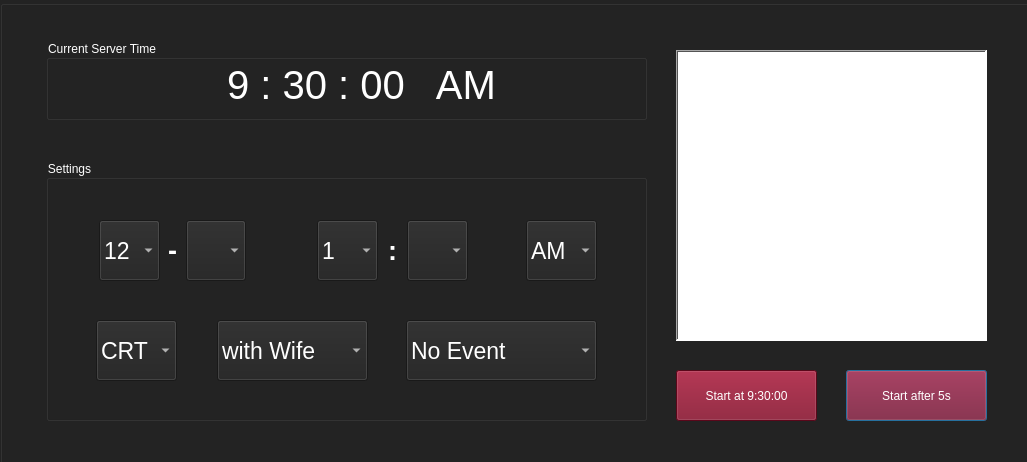
<?xml version="1.0" encoding="UTF-8"?>
<ui version="4.0">
 <class>Dialog</class>
 <widget class="QDialog" name="Dialog">
  <property name="geometry">
   <rect>
    <x>0</x>
    <y>0</y>
    <width>1027</width>
    <height>462</height>
   </rect>
  </property>
  <property name="sizePolicy">
   <sizepolicy hsizetype="Fixed" vsizetype="Fixed">
    <horstretch>0</horstretch>
    <verstretch>0</verstretch>
   </sizepolicy>
  </property>
  <property name="minimumSize">
   <size>
    <width>1027</width>
    <height>462</height>
   </size>
  </property>
  <property name="maximumSize">
   <size>
    <width>1027</width>
    <height>462</height>
   </size>
  </property>
  <property name="windowTitle">
   <string>Welcome to Paul</string>
  </property>
  <widget class="QGroupBox" name="groupBox_2">
   <property name="geometry">
    <rect>
     <x>0</x>
     <y>0</y>
     <width>1031</width>
     <height>481</height>
    </rect>
   </property>
   <property name="styleSheet">
    <string notr="true">background-color: rgb(35, 35, 35);
color: rgb(255, 255, 255);</string>
   </property>
   <property name="title">
    <string/>
   </property>
   <widget class="QPushButton" name="restart">
    <property name="geometry">
     <rect>
      <x>846</x>
      <y>370</y>
      <width>141</width>
      <height>51</height>
     </rect>
    </property>
    <property name="styleSheet">
     <string notr="true">background-color: rgb(126, 10, 37);
color: rgb(255, 255, 255);</string>
    </property>
    <property name="text">
     <string>Start after 5s</string>
    </property>
   </widget>
   <widget class="QGroupBox" name="groupBox">
    <property name="geometry">
     <rect>
      <x>46</x>
      <y>40</y>
      <width>601</width>
      <height>80</height>
     </rect>
    </property>
    <property name="title">
     <string>Current Server Time</string>
    </property>
    <widget class="QLabel" name="current_server_time">
     <property name="geometry">
      <rect>
       <x>120</x>
       <y>24</y>
       <width>391</width>
       <height>41</height>
      </rect>
     </property>
     <property name="font">
      <font>
       <pointsize>30</pointsize>
      </font>
     </property>
     <property name="text">
      <string>9 : 30 : 00   AM</string>
     </property>
     <property name="alignment">
      <set>Qt::AlignCenter</set>
     </property>
    </widget>
   </widget>
   <widget class="QGroupBox" name="groupbox">
    <property name="geometry">
     <rect>
      <x>46</x>
      <y>160</y>
      <width>601</width>
      <height>261</height>
     </rect>
    </property>
    <property name="title">
     <string>Settings</string>
    </property>
    <widget class="QLabel" name="label_2">
     <property name="geometry">
      <rect>
       <x>116</x>
       <y>70</y>
       <width>21</width>
       <height>41</height>
      </rect>
     </property>
     <property name="font">
      <font>
       <pointsize>20</pointsize>
       <bold>true</bold>
      </font>
     </property>
     <property name="text">
      <string>-</string>
     </property>
     <property name="alignment">
      <set>Qt::AlignCenter</set>
     </property>
    </widget>
    <widget class="QComboBox" name="day">
     <property name="geometry">
      <rect>
       <x>140</x>
       <y>60</y>
       <width>60</width>
       <height>61</height>
      </rect>
     </property>
     <property name="font">
      <font>
       <pointsize>17</pointsize>
      </font>
     </property>
     <property name="currentIndex">
      <number>-1</number>
     </property>
    </widget>
    <widget class="QLabel" name="label">
     <property name="geometry">
      <rect>
       <x>336</x>
       <y>70</y>
       <width>21</width>
       <height>41</height>
      </rect>
     </property>
     <property name="font">
      <font>
       <pointsize>20</pointsize>
       <bold>true</bold>
      </font>
     </property>
     <property name="text">
      <string>:</string>
     </property>
     <property name="alignment">
      <set>Qt::AlignCenter</set>
     </property>
    </widget>
    <widget class="QComboBox" name="meridium">
     <property name="geometry">
      <rect>
       <x>480</x>
       <y>60</y>
       <width>71</width>
       <height>61</height>
      </rect>
     </property>
     <property name="font">
      <font>
       <pointsize>17</pointsize>
      </font>
     </property>
     <property name="currentIndex">
      <number>0</number>
     </property>
     <item>
      <property name="text">
       <string>AM</string>
      </property>
     </item>
     <item>
      <property name="text">
       <string>PM</string>
      </property>
     </item>
    </widget>
    <widget class="QComboBox" name="month">
     <property name="geometry">
      <rect>
       <x>53</x>
       <y>60</y>
       <width>61</width>
       <height>61</height>
      </rect>
     </property>
     <property name="font">
      <font>
       <pointsize>17</pointsize>
      </font>
     </property>
     <property name="currentIndex">
      <number>11</number>
     </property>
     <property name="insertPolicy">
      <enum>QComboBox::InsertAtBottom</enum>
     </property>
     <item>
      <property name="text">
       <string>1</string>
      </property>
     </item>
     <item>
      <property name="text">
       <string>2</string>
      </property>
     </item>
     <item>
      <property name="text">
       <string>3</string>
      </property>
     </item>
     <item>
      <property name="text">
       <string>4</string>
      </property>
     </item>
     <item>
      <property name="text">
       <string>5</string>
      </property>
     </item>
     <item>
      <property name="text">
       <string>6</string>
      </property>
     </item>
     <item>
      <property name="text">
       <string>7</string>
      </property>
     </item>
     <item>
      <property name="text">
       <string>8</string>
      </property>
     </item>
     <item>
      <property name="text">
       <string>9</string>
      </property>
     </item>
     <item>
      <property name="text">
       <string>10</string>
      </property>
     </item>
     <item>
      <property name="text">
       <string>11</string>
      </property>
     </item>
     <item>
      <property name="text">
       <string>12</string>
      </property>
     </item>
    </widget>
    <widget class="QComboBox" name="hour">
     <property name="geometry">
      <rect>
       <x>271</x>
       <y>60</y>
       <width>61</width>
       <height>61</height>
      </rect>
     </property>
     <property name="font">
      <font>
       <pointsize>17</pointsize>
      </font>
     </property>
     <property name="currentIndex">
      <number>0</number>
     </property>
     <item>
      <property name="text">
       <string>1</string>
      </property>
     </item>
     <item>
      <property name="text">
       <string>2</string>
      </property>
     </item>
     <item>
      <property name="text">
       <string>3</string>
      </property>
     </item>
     <item>
      <property name="text">
       <string>4</string>
      </property>
     </item>
     <item>
      <property name="text">
       <string>5</string>
      </property>
     </item>
     <item>
      <property name="text">
       <string>6</string>
      </property>
     </item>
     <item>
      <property name="text">
       <string>7</string>
      </property>
     </item>
     <item>
      <property name="text">
       <string>8</string>
      </property>
     </item>
     <item>
      <property name="text">
       <string>9</string>
      </property>
     </item>
     <item>
      <property name="text">
       <string>10</string>
      </property>
     </item>
     <item>
      <property name="text">
       <string>11</string>
      </property>
     </item>
     <item>
      <property name="text">
       <string>12</string>
      </property>
     </item>
    </widget>
    <widget class="QComboBox" name="minute">
     <property name="geometry">
      <rect>
       <x>361</x>
       <y>60</y>
       <width>61</width>
       <height>61</height>
      </rect>
     </property>
     <property name="font">
      <font>
       <pointsize>17</pointsize>
      </font>
     </property>
     <property name="currentIndex">
      <number>-1</number>
     </property>
    </widget>
    <widget class="QComboBox" name="trans">
     <property name="geometry">
      <rect>
       <x>50</x>
       <y>160</y>
       <width>81</width>
       <height>61</height>
      </rect>
     </property>
     <property name="font">
      <font>
       <pointsize>17</pointsize>
      </font>
     </property>
     <property name="currentIndex">
      <number>0</number>
     </property>
     <item>
      <property name="text">
       <string>CRT</string>
      </property>
     </item>
     <item>
      <property name="text">
       <string>WLK</string>
      </property>
     </item>
    </widget>
    <widget class="QComboBox" name="alone">
     <property name="geometry">
      <rect>
       <x>171</x>
       <y>160</y>
       <width>151</width>
       <height>61</height>
      </rect>
     </property>
     <property name="font">
      <font>
       <pointsize>17</pointsize>
      </font>
     </property>
     <property name="currentIndex">
      <number>0</number>
     </property>
     <item>
      <property name="text">
       <string>with Wife</string>
      </property>
     </item>
     <item>
      <property name="text">
       <string>Alone</string>
      </property>
     </item>
     <item>
      <property name="text">
       <string>with Guests</string>
      </property>
     </item>
    </widget>
    <widget class="QComboBox" name="today_event">
     <property name="geometry">
      <rect>
       <x>360</x>
       <y>160</y>
       <width>191</width>
       <height>61</height>
      </rect>
     </property>
     <property name="font">
      <font>
       <pointsize>17</pointsize>
      </font>
     </property>
     <property name="currentIndex">
      <number>0</number>
     </property>
     <item>
      <property name="text">
       <string>No Event</string>
      </property>
     </item>
     <item>
      <property name="text">
       <string>Today's Event</string>
      </property>
     </item>
    </widget>
   </widget>
   <widget class="QTextEdit" name="message">
    <property name="geometry">
     <rect>
      <x>676</x>
      <y>50</y>
      <width>311</width>
      <height>291</height>
     </rect>
    </property>
    <property name="styleSheet">
     <string notr="true">background-color: rgb(255, 255, 255);
color: rgb(0, 0, 0);</string>
    </property>
    <property name="frameShape">
     <enum>QFrame::WinPanel</enum>
    </property>
    <property name="readOnly">
     <bool>true</bool>
    </property>
   </widget>
   <widget class="QPushButton" name="start">
    <property name="geometry">
     <rect>
      <x>676</x>
      <y>370</y>
      <width>141</width>
      <height>51</height>
     </rect>
    </property>
    <property name="styleSheet">
     <string notr="true">background-color: rgb(126, 10, 37);
color: rgb(255, 255, 255);</string>
    </property>
    <property name="text">
     <string>Start at 9:30:00</string>
    </property>
   </widget>
  </widget>
 </widget>
 <resources/>
 <connections/>
</ui>
